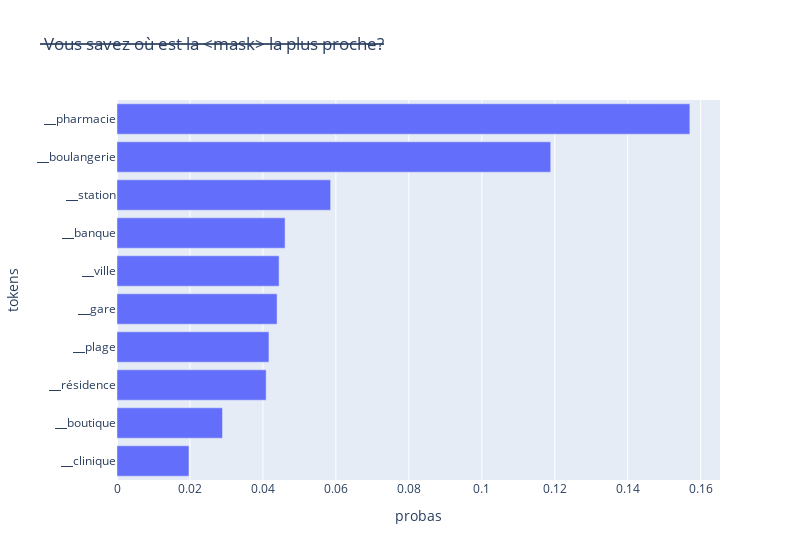
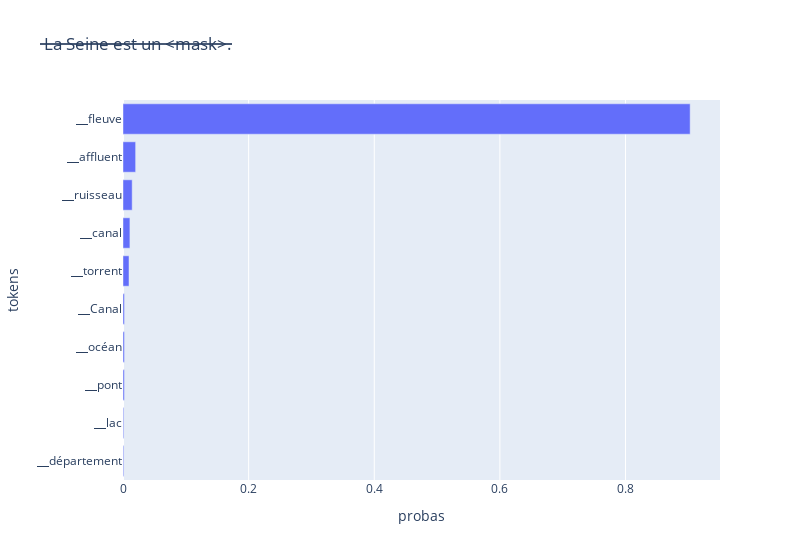
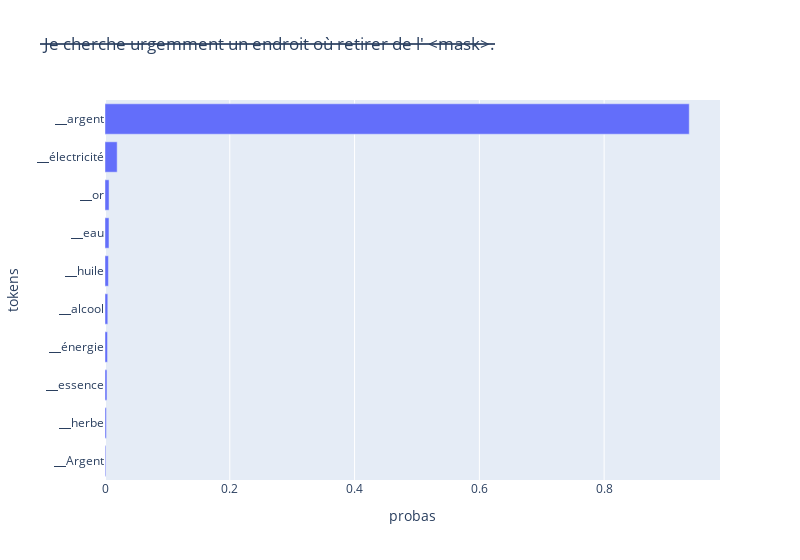

The code cell stored with these charts, in order, in its notebook:
### Markdown cell above
In order to predict the masked word, we need softmax function (using PyTorch) to predict the probability of every token as model output. 

![softmax](images/softmax.png)

### Code cell
def get_probas_from_logits(logits):
    return logits.softmax(-1)

def visualize_mlm_predictions(tokenizer_output, model_output, tokenizer, nb_candidates=10):
    # Decode the tokenized sentences and clean-up the special tokens
    decoded_tokenized_sents = [sent.replace('<pad>', '').replace('<mask>', ' <mask>') for sent in tokenizer.batch_decode(tokenizer_output.input_ids)]

    # Retrieve the probas at the masked positions
    masked_tokens_mask = tokenizer_output.input_ids == tokenizer.mask_token_id
    batch_mask_probas = get_probas_from_logits(model_output.logits[masked_tokens_mask])

    for sentence, mask_probas in zip(decoded_tokenized_sents, batch_mask_probas):
        # Get top probas and plot them
        top_probas, top_token_ids = mask_probas.topk(nb_candidates, -1)
        top_tokens = tokenizer.convert_ids_to_tokens(top_token_ids)
        bar_chart = px.bar({"tokens": top_tokens[::-1], "probas": list(top_probas)[::-1]},
                        x="probas", y="tokens", orientation='h', title=sentence, width=800)
        bar_chart.show(config={'staticPlot': True})

visualize_mlm_predictions(tokenizer_output, model_output, tokenizer)

### Figure 1 — Plotly figure (JSON) as saved in the notebook; plotly's stock layout.template omitted (floating-point values rounded to 4 significant figures)
{"data": [{"alignmentgroup": "True", "hovertemplate": "probas=%{x}<br>tokens=%{y}<extra></extra>", "legendgroup": "", "marker": {"color": "#636efa", "pattern": {"shape": ""}}, "name": "", "offsetgroup": "", "orientation": "h", "showlegend": false, "textposition": "auto", "type": "bar", "x": [0.01972, 0.02892, 0.04089, 0.04165, 0.04388, 0.04443, 0.04607, 0.05856, 0.1189, 0.157], "xaxis": "x", "y": ["▁clinique", "▁boutique", "▁résidence", "▁plage", "▁gare", "▁ville", "▁banque", "▁station", "▁boulangerie", "▁pharmacie"], "yaxis": "y"}], "layout": {"barmode": "relative", "legend": {"tracegroupgap": 0}, "title": {"text": "<s> Vous savez où est la <mask> la plus proche?</s>"}, "width": 800, "xaxis": {"anchor": "y", "domain": [0, 1], "title": {"text": "probas"}}, "yaxis": {"anchor": "x", "domain": [0, 1], "title": {"text": "tokens"}}}}

### Figure 2 — Plotly figure (JSON) as saved in the notebook; plotly's stock layout.template omitted (floating-point values rounded to 4 significant figures)
{"data": [{"alignmentgroup": "True", "hovertemplate": "probas=%{x}<br>tokens=%{y}<extra></extra>", "legendgroup": "", "marker": {"color": "#636efa", "pattern": {"shape": ""}}, "name": "", "offsetgroup": "", "orientation": "h", "showlegend": false, "textposition": "auto", "type": "bar", "x": [0.001195, 0.001201, 0.002168, 0.002275, 0.00231, 0.009559, 0.01102, 0.01461, 0.0201, 0.9029], "xaxis": "x", "y": ["▁département", "▁lac", "▁pont", "▁océan", "▁Canal", "▁torrent", "▁canal", "▁ruisseau", "▁affluent", "▁fleuve"], "yaxis": "y"}], "layout": {"barmode": "relative", "legend": {"tracegroupgap": 0}, "title": {"text": "<s> La Seine est un <mask>.</s>"}, "width": 800, "xaxis": {"anchor": "y", "domain": [0, 1], "title": {"text": "probas"}}, "yaxis": {"anchor": "x", "domain": [0, 1], "title": {"text": "tokens"}}}}

### Figure 3 — Plotly figure (JSON) as saved in the notebook; plotly's stock layout.template omitted (floating-point values rounded to 4 significant figures)
{"data": [{"alignmentgroup": "True", "hovertemplate": "probas=%{x}<br>tokens=%{y}<extra></extra>", "legendgroup": "", "marker": {"color": "#636efa", "pattern": {"shape": ""}}, "name": "", "offsetgroup": "", "orientation": "h", "showlegend": false, "textposition": "auto", "type": "bar", "x": [0.001292, 0.002215, 0.003158, 0.00404, 0.004465, 0.005526, 0.006378, 0.006489, 0.0195, 0.9364], "xaxis": "x", "y": ["▁Argent", "▁herbe", "▁essence", "▁énergie", "▁alcool", "▁huile", "▁eau", "▁or", "▁électricité", "▁argent"], "yaxis": "y"}], "layout": {"barmode": "relative", "legend": {"tracegroupgap": 0}, "title": {"text": "<s> Je cherche urgemment un endroit où retirer de l' <mask>.</s>"}, "width": 800, "xaxis": {"anchor": "y", "domain": [0, 1], "title": {"text": "probas"}}, "yaxis": {"anchor": "x", "domain": [0, 1], "title": {"text": "tokens"}}}}
